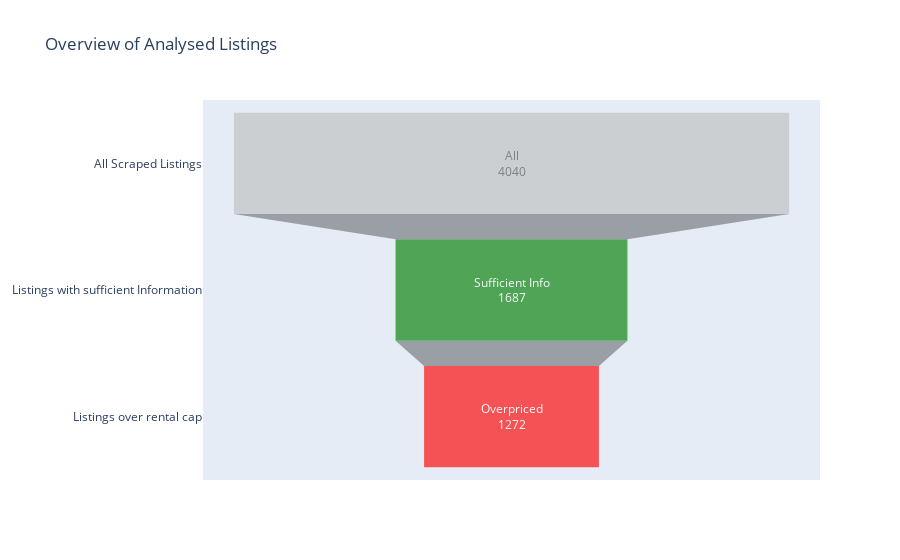

Notebook code for this chart:
### Code cell
fig = go.Figure(go.Funnel(
    y = ['All Scraped Listings', 'Listings with sufficient Information', 'Listings over rental cap'],
    x = [len(data),len(legal_pricing) + len(illegal_pricing),len(illegal_pricing)],
    text = ["All","Sufficient Info", "Overpriced"],
    opacity = 0.65, 
    marker = {"color": ["silver", "green", "red"]}
    ))

fig.update_layout(
    title="Overview of Analysed Listings")

fig.show()

### Figure 1 — Plotly figure (JSON) as saved in the notebook; plotly's stock layout.template omitted (floating-point values rounded to 4 significant figures)
{"data": [{"marker": {"color": ["silver", "green", "red"]}, "opacity": 0.65, "text": ["All", "Sufficient Info", "Overpriced"], "type": "funnel", "x": [4040, 1687, 1272], "y": ["All Scraped Listings", "Listings with sufficient Information", "Listings over rental cap"]}], "layout": {"title": {"text": "Overview of Analysed Listings"}}}
